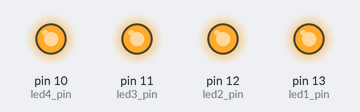
The sketch below on a simulated Arduino Uno, built with avr-gcc and run on an emulated ATmega328P. Parts: output pins drawn as LEDs (lit = HIGH).

Above: at 0.15 s.
At 0.45 s:
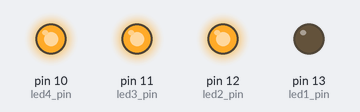
At 1.35 s:
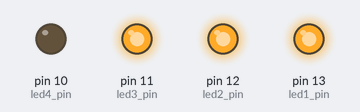
At 1.65 s:
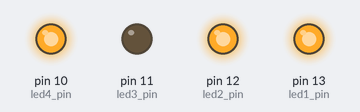
At 3.75 s:
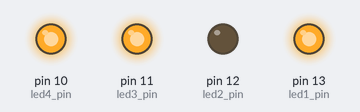
Timing chart, 0 to 4.1 s (numbered marks = the images above):
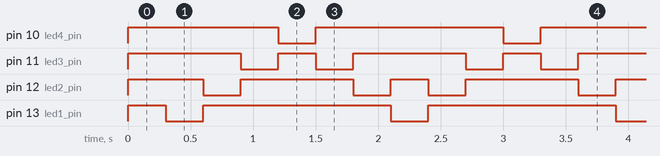

Measured:
- by itself, pin 10 (led4_pin), pin 13 (led1_pin): alternates HIGH for 1.5 s and LOW for 0.30 s
- by itself, pin 11 (led3_pin): repeats every 1.8 s: HIGH 0.30 s, LOW 0.30 s, HIGH 0.90 s, LOW 0.30 s
- by itself, pin 12 (led2_pin): repeats every 1.8 s: HIGH 0.90 s, LOW 0.30 s, HIGH 0.30 s, LOW 0.30 s

The sketch:

01-Arduino_LEDs.ino
```cpp
#include "funshield.h"

unsigned long last_time = 0;
unsigned int state = 0;
constexpr int program_size = 4;
unsigned int program[program_size] = {led1_pin,led2_pin,led3_pin,led4_pin};
unsigned long period = 300;
bool t_f = true;


void setup()
{
  for(int i = 0; i < program_size; i++)
  {
    pinMode(program[i], OUTPUT);
    digitalWrite(program[i], OFF);
  }
}


void turn_led(int i_on)
  {
    for (int i=0; i<program_size; i++)
    {
        digitalWrite(program[i], OFF);

    }
    digitalWrite(program[i_on], ON);
}

void changeState() {
    if (t_f){
        state++;
    } else {
        state--;
    }
    if (state == 0 or state == program_size - 1) {
        t_f = !t_f;
    }
}


void loop()
  {
    unsigned long time_now = millis();
    if(time_now - last_time >= period)
    {
        turn_led(state);
        changeState();
        last_time = millis();
    }

  }
```

funshield.h
```cpp
// Funshield constants

#ifndef FUNSHIELD_CONSTANTS_H__
#define FUNSHIELD_CONSTANTS_H__

// convenience constants for switching on/off
constexpr int ON = LOW;
constexpr int OFF = HIGH;

// 7-segs
constexpr int latch_pin = 4;
constexpr int clock_pin = 7;
constexpr int data_pin = 8;

// buzzer
constexpr int beep_pin = 3;

// LEDs
constexpr int led1_pin = 13;
constexpr int led2_pin = 12;
constexpr int led3_pin = 11;
constexpr int led4_pin = 10;

// buttons
constexpr int button1_pin = A1;
constexpr int button2_pin = A2;
constexpr int button3_pin = A3;

// trimr
constexpr int trimr_pin = A0;

// digits
constexpr int digits[11] = { 0xc0, 0xf9, 0xa4, 0xb0, 0x99, 0x92, 0x82, 0xf8, 0x80, 0x90, 0xff };
constexpr int digit_muxpos[4] = { 0x01, 0x02, 0x04, 0x08 };

#endif
```
